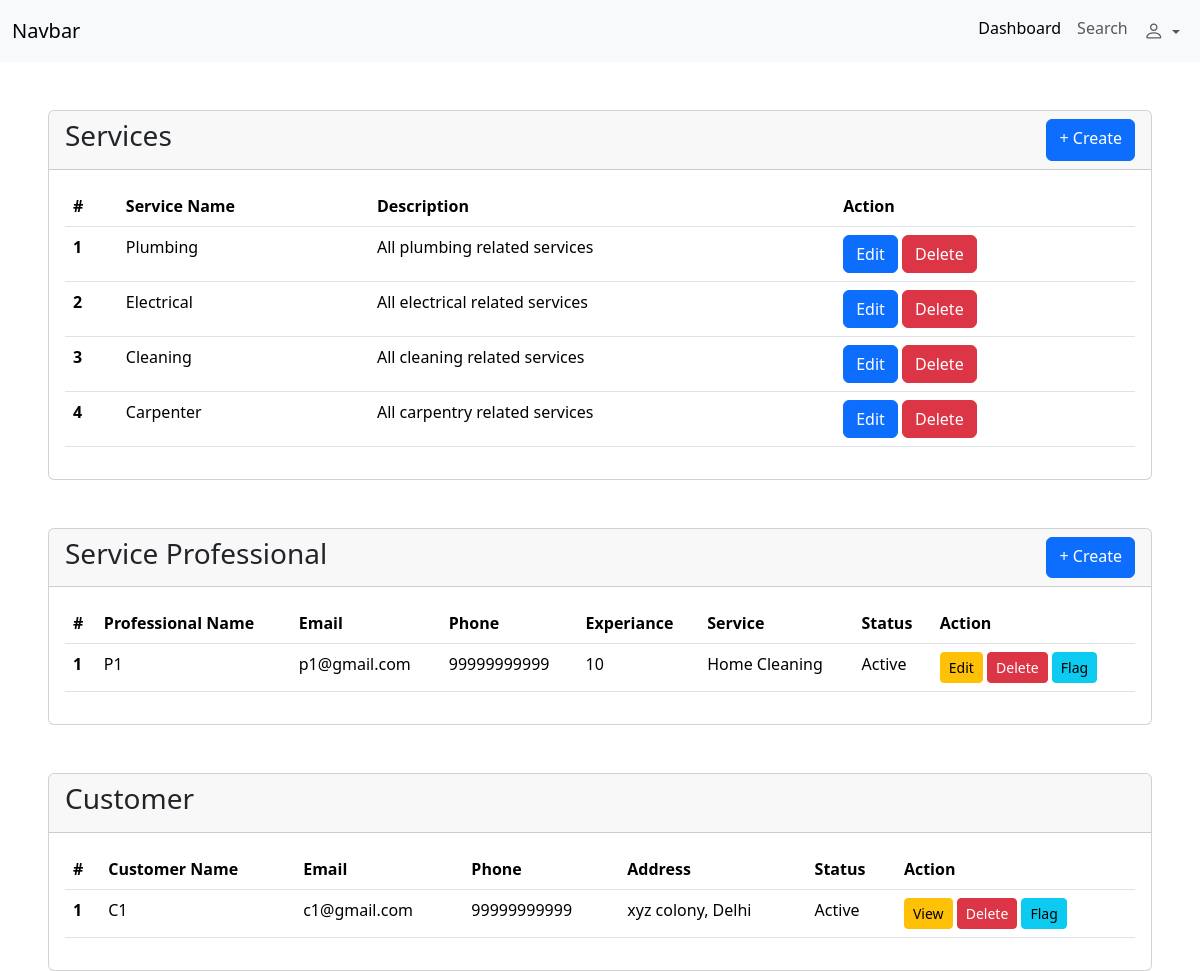
The app's page /admin/dashboard (signed in) with its own data.
### backend/models.py (models this page shows)
class ServiceCategory(db.Model , UserMixin):
    __tablename__ = 'service_category'
    id = db.Column(db.Integer, primary_key=True)
    name = db.Column(db.String, unique=True, nullable=False)
    description = db.Column(db.String, nullable=True)
    professionals  = db.relationship("Professional", backref="service_category" , cascade="all, delete-orphan" )
    bookings = db.relationship("Booking" , backref="service_category" , cascade="all, delete-orphan")

### backend/routes.py (the view)
@app.route("/admin/dashboard")
@login_required
def admin_dashboard():
    if isinstance(current_user , Admin):
        if request.method=="GET" :
            allcats  = db.session.query(ServiceCategory).all()
            return render_template("admin/dashboard.html" , allcats= allcats)
    else:
        return "Unauthorized" , 403

### app.py (called while the page is built)
def create_app():
    app  = Flask(__name__)
    app.config["SQLALCHEMY_DATABASE_URI"] = "sqlite:///my_db.sqlite3"
    db.init_app(app)
    app.app_context().push()
    app.config['SECRET_KEY'] = 'supersecretkey'
    login_manager = LoginManager(app)
    @login_manager.user_loader
    def load_user(email):
        user = db.session.query(Customer).filter_by(email=email).first()  or \
                db.session.query(Admin).filter_by(email=email).first() or \
                db.session.query(Professional).filter_by(email=email).first()
        return user
    return app

### templates/admin/dashboard.html (shortened to what this page needs)
<!DOCTYPE html>
<html lang="en">
<head>
    <link href="https://cdn.jsdelivr.net/npm/bootstrap@5.3.8/dist/css/bootstrap.min.css" rel="stylesheet"
>
    <link rel="stylesheet" href="https://cdn.jsdelivr.net/npm/bootstrap-icons@1.13.1/font/bootstrap-icons.min.css">
</head>
<body>
    <nav class="navbar navbar-expand-lg bg-body-tertiary">
        <div class="container-fluid">
            <a class="navbar-brand" href="#">Navbar</a>
            <div class="collapse navbar-collapse" id="navbarSupportedContent">
                <ul class="navbar-nav  mb-2 mb-lg-0 ms-auto">
                    <li class="nav-item">
                        <a class="nav-link active" aria-current="page" href="#">Dashboard</a>
                    </li>
                    <li class="nav-item">
                        <a class="nav-link " aria-disabled="true">Search</a>
                    </li>
                    <li class="nav-item dropdown">
                        <a class="nav-link dropdown-toggle" href="#" role="button" data-bs-toggle="dropdown"
                            aria-expanded="false">
                            <i class="bi bi-person fs-5"></i>
                        </a>
                    </li>
                </ul>
            </div>
        </div>
    </nav>
    <div class="card mt-5 ms-5 me-5">
        <div class="card-header d-flex">
            <h3>Services</h3>
            <a href="/manageservice?action=create" class="btn btn-primary ms-auto">+ Create</a>
        </div>
        <div class="card-body">
            <table class="table">
                <thead>
                    <tr>
                        <th scope="col">#</th>
                        <th scope="col">Service Name</th>
                        <th scope="col">Description</th>
                        <th scope="col">Action</th>
                    </tr>
                </thead>
                <tbody>
                    {% for cat in allcats %}
                    <tr>
                        <th scope="row">{{loop.index}}</th>
                        <td>{{cat.name}}</td>
                        <td>{{cat.description}}</td>
                        <td>
                            <a href="/manageservice?action=edit&id={{cat.id}}" class="btn btn-primary">Edit</a>
                            <button type="button" class="btn btn-danger" data-bs-toggle="modal"
                                data-bs-target="#servicecat{{cat.id}}">
                                Delete
                            </button>
                        </td>
                    </tr>
                    {% endfor %}
                </tbody>
            </table>
        </div>
    </div>
    <div class="card mt-5 ms-5 me-5">
        <div class="card-header d-flex">
            <h3>Service Professional</h3>
            <a href="/manageprofessional?action=create" class="btn btn-primary ms-auto">+ Create</a>
        </div>
        <div class="card-body">
            <table class="table">
                <thead>
                    <tr>
                        <th scope="col">#</th>
                        <th scope="col">Professional Name</th>
                        <th scope="col">Email</th>
                        <th scope="col">Phone</th>
                        <th scope="col">Experiance</th>
                        <th scope="col">Service</th>
                        <th scope="col">Status</th>
                        <th scope="col">Action</th>
                    </tr>
                </thead>
                <tbody>
                    <tr>
                        <th scope="row">1</th>
                        <td>P1</td>
                        <td>p1@gmail.com</td>
                        <td>99999999999</td>
                        <td>10</td>
                        <td>Home Cleaning</td>
                        <td>Active</td>
                        <td>
                            <button class="btn btn-sm btn-warning">Edit</button>
                            <button class="btn btn-sm btn-danger">Delete</button>
                            <button class="btn btn-sm btn-info">Flag</button>
                        </td>
                    </tr>
                </tbody>
            </table>
        </div>
    </div>
    <div class="card mt-5 ms-5 me-5">
        <div class="card-header d-flex">
            <h3>Customer</h3>
        </div>
        <div class="card-body">
            <table class="table">
                <thead>
                    <tr>
                        <th scope="col">#</th>
                        <th scope="col">Customer Name</th>
                        <th scope="col">Email</th>
                        <th scope="col">Phone</th>
                        <th scope="col">Address</th>
                        <th scope="col">Status</th>
                        <th scope="col">Action</th>
                    </tr>
                </thead>
                <tbody>
                    <tr>
                        <th scope="row">1</th>
                        <td>C1</td>
                        <td>c1@gmail.com</td>
                        <td>99999999999</td>
                        <td>xyz colony, Delhi</td>
                        <td>Active</td>
                        <td>
                            <button class="btn btn-sm btn-warning">View</button>
                            <button class="btn btn-sm btn-danger">Delete</button>
                            <button class="btn btn-sm btn-info">Flag</button>
                        </td>
                    </tr>
                </tbody>
            </table>
        </div>
    </div>
</body>
</html>

### records on screen
ServiceCategory: name "Plumbing", description "All plumbing related services"
ServiceCategory: name "Electrical", description "All electrical related services"
ServiceCategory: name "Cleaning", description "All cleaning related services"
ServiceCategory: name "Carpenter", description "All carpentry related services"
